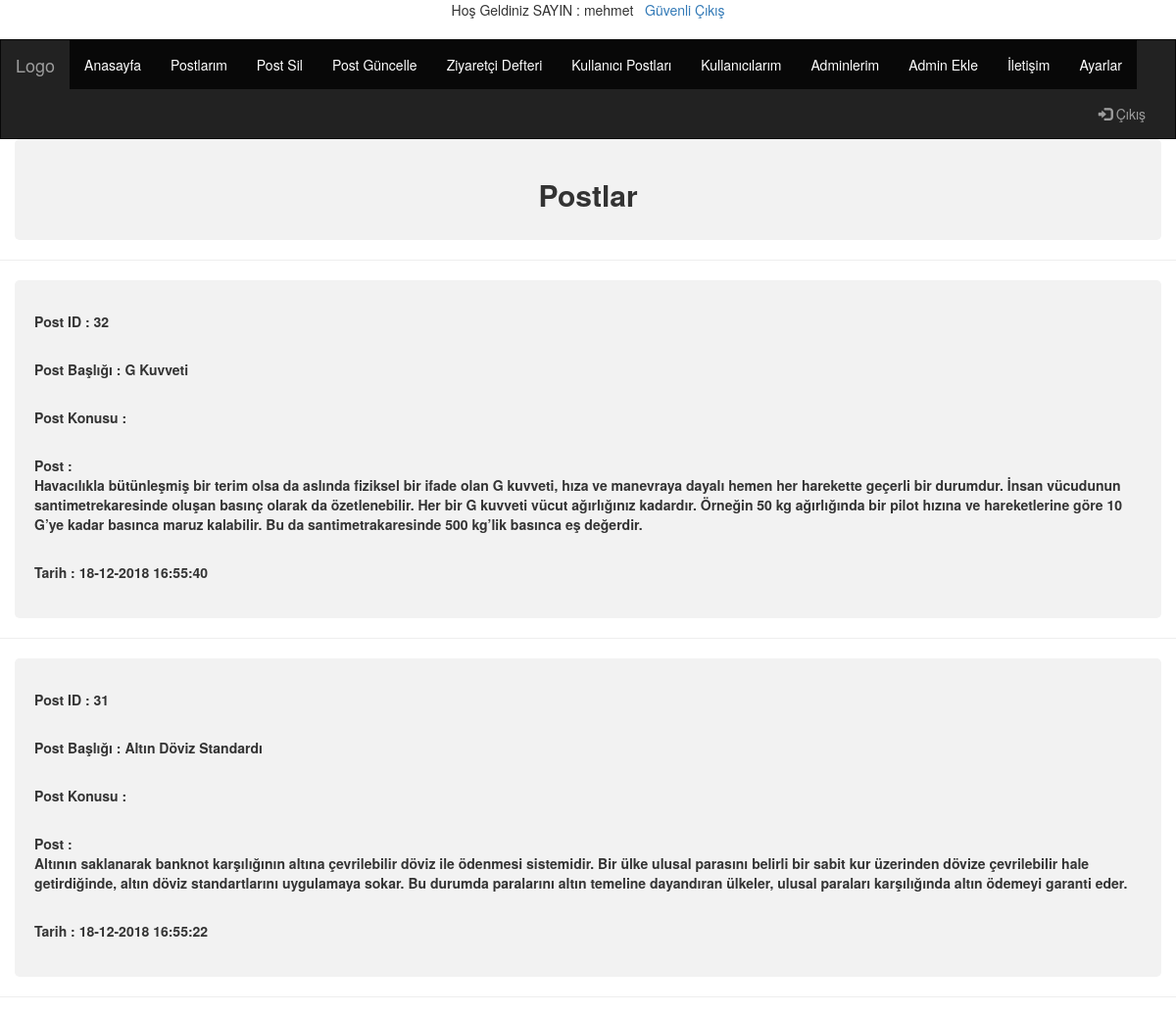
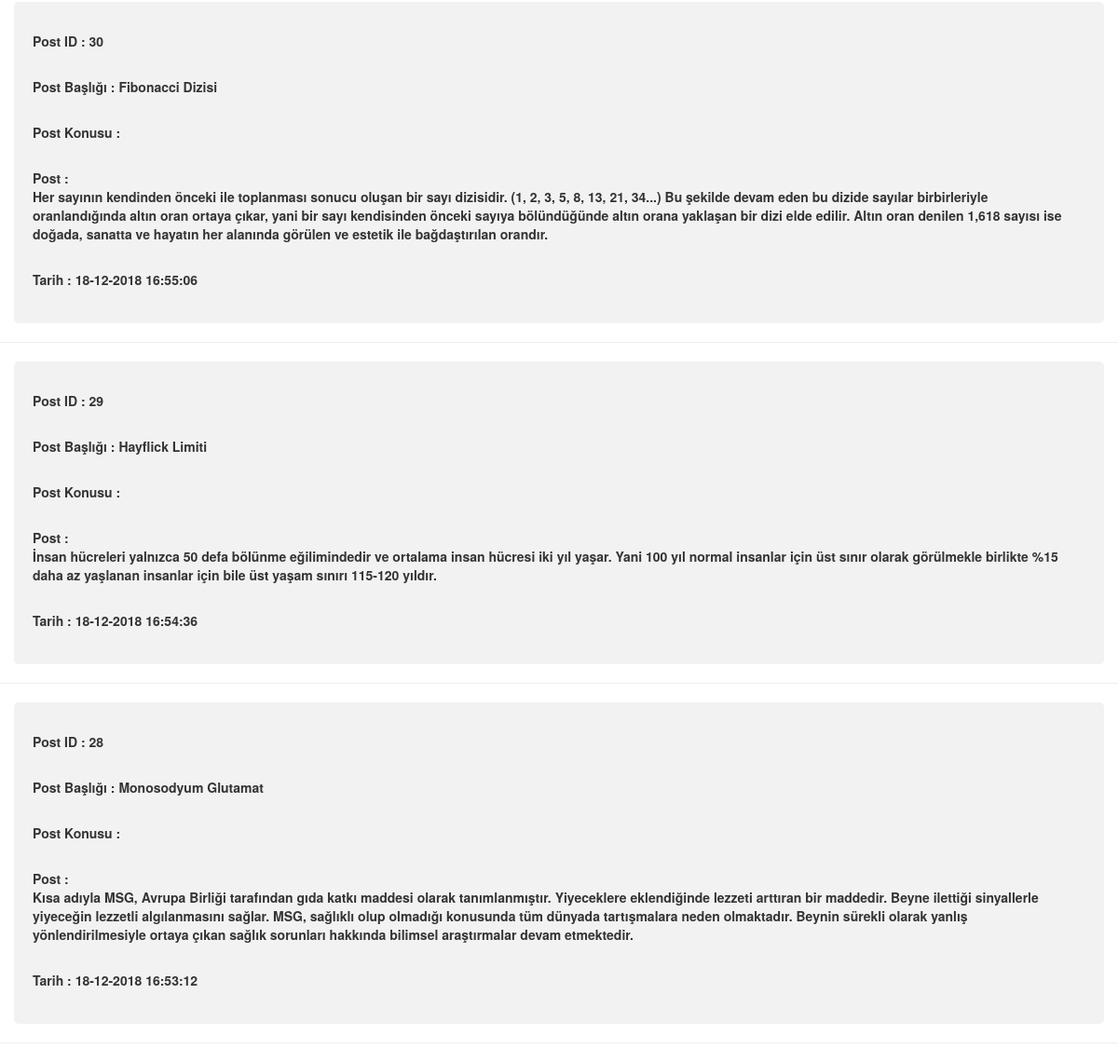
Page /postlarim.php (signed in) on the committed database (2 pictures, top to bottom).
### tables this page shows
CREATE TABLE `postlar` (
  `post_id` int(25) NOT NULL,
  `post_baslik` varchar(75) NOT NULL,
  `post_konu` varchar(75) NOT NULL,
  `post` varchar(1000) NOT NULL,
  `tarih` varchar(20) NOT NULL
);

### postlarim.php (the view, shortened to what this page needs)
<?php include "admin-menu.php" ?>
<div class="container">
  <h2> <center> <b>Postlar </b></center> </h2></div>
<hr>
<?php
$sorgu = (mysql_query("select * from postlar ORDER BY post_id DESC"));
while($sonuc = mysql_fetch_array($sorgu)){ ?>
<div class="container">
  <form action="index.php" method="post">
  <label for="fname">Post ID : <?php echo $sonuc['post_id']; ?></label> <br>
    <label for="fname">Post Başlığı : <?php echo $sonuc['post_baslik']; ?></label> <br>
    <label for="lname">Post Konusu : <?php echo $sonuc['post_konu']; ?> </label>  <br>
    <label for="subject">Post : <?php echo "<br>" .$sonuc['post']; ?></label> <br>
    <label for="subject">Tarih : <?php echo $sonuc['tarih']; ?></label>
     </form>
</div>
<hr>
<?php } ?>

### admin.css (style rules this page uses)
label { padding: 12px 12px 12px 0; display: inline-block; }
.container { border-radius: 5px; background-color: #f2f2f2; padding: 20px; }

### rows in the picture
postlar: post_id "32", post_baslik "G Kuvveti", post "Havacılıkla bütünleşmiş bir terim olsa da aslında fiziksel bir ifade olan G kuvveti, hıza ve manevraya dayalı hemen her harekette geçerli bir durumdur. İnsan vücudunun santimetrekaresinde oluşan basınç olarak da özetlenebilir. Her bir G kuvveti vücut ağırlığınız kadardır. Örneğin 50 kg ağırlığında bir pilot hızına ve hareketlerine göre 10 G’ye kadar basınca maruz kalabilir. Bu da santimetrakaresinde 500 kg’lik basınca eş değerdir.", tarih "18-12-2018 16:55:40"
postlar: post_id "31", post_baslik "Altın Döviz Standardı", post "Altının saklanarak banknot karşılığının altına çevrilebilir döviz ile ödenmesi sistemidir. Bir ülke ulusal parasını belirli bir sabit kur üzerinden dövize çevrilebilir hale getirdiğinde, altın döviz standartlarını uygulamaya sokar. Bu durumda paralarını altın temeline dayandıran ülkeler, ulusal paraları karşılığında altın ödemeyi garanti eder.", tarih "18-12-2018 16:55:22"
postlar: post_id "30", post_baslik "Fibonacci Dizisi", post "Her sayının kendinden önceki ile toplanması sonucu oluşan bir sayı dizisidir. (1, 2, 3, 5, 8, 13, 21, 34...) Bu şekilde devam eden bu dizide sayılar birbirleriyle oranlandığında altın oran ortaya çıkar, yani bir sayı kendisinden önceki sayıya bölündüğünde altın orana yaklaşan bir dizi elde edilir. Altın oran denilen 1,618 sayısı ise doğada, sanatta ve hayatın her alanında görülen ve estetik ile bağdaştırılan orandır.", tarih "18-12-2018 16:55:06"
postlar: post_id "29", post_baslik "Hayflick Limiti", post "İnsan hücreleri yalnızca 50 defa bölünme eğilimindedir ve ortalama insan hücresi iki yıl yaşar. Yani 100 yıl normal insanlar için üst sınır olarak görülmekle birlikte %15 daha az yaşlanan insanlar için bile üst yaşam sınırı 115-120 yıldır.", tarih "18-12-2018 16:54:36"
postlar: post_id "28", post_baslik "Monosodyum Glutamat", post "Kısa adıyla MSG, Avrupa Birliği tarafından gıda katkı maddesi olarak tanımlanmıştır. Yiyeceklere eklendiğinde lezzeti arttıran bir maddedir. Beyne ilettiği sinyallerle yiyeceğin lezzetli algılanmasını sağlar. MSG, sağlıklı olup olmadığı konusunda tüm dünyada tartışmalara neden olmaktadır. Beynin sürekli olarak yanlış yönlendirilmesiyle ortaya çıkan sağlık sorunları hakkında bilimsel araştırmalar devam etmektedir.", tarih "18-12-2018 16:53:12"

### other values in the picture
$_SESSION["user"] "mehmet"
